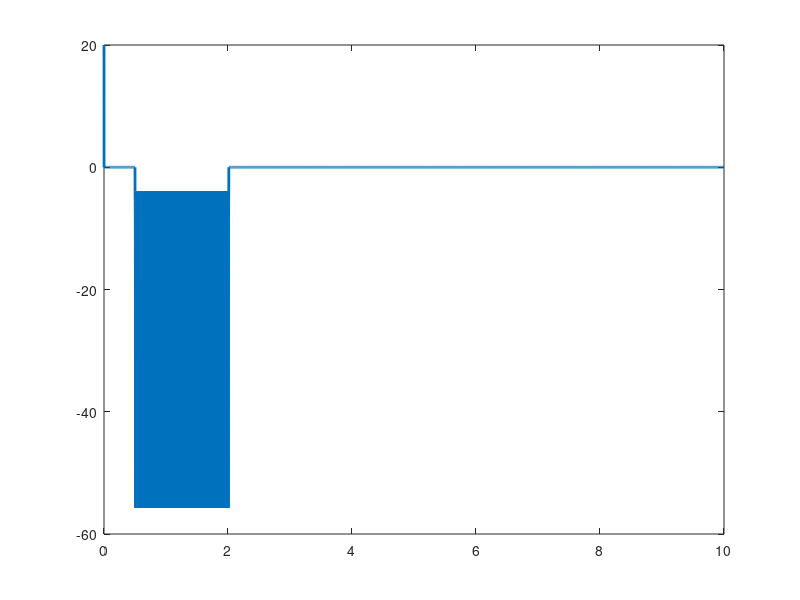

MATLAB code to generate this figure: (Note: this script raises an error after producing the figure.)
clear;
A = textread('Ve_AtNode_OverTime.txt');
time = linspace(0,10,length(A)-1);

figure(1)
clf
for i=1:21
    plot(time,A(2:end,i),'LineWidth',2)
    str{i} = sprintf('%0.0f node',i)
    hold all
end

legend(str)



B = textread('Vm_AtNode_OverTime.txt');
time = linspace(0,10,length(B)-1);

figure(2)
clf
for i=1:20
    %subplot(7,3,i)
    plot(time,B(2:end,i),'LineWidth',2)
    str{i} = sprintf('%0.0f node',i)
    %title(str{i})
    axis([0 10 min(min(B(2:end,:))) max(max(B(2:end,:)))])
    hold all
end

max(B(:))

legend(str)

C = textread('Vm_AtONENode_OverALLTime.txt');
mat_size = size(C);
space = linspace(0,mat_size(2)-1,305);


figure(3)
clf
for i=2:mat_size(1)
    subplot(7,3,i-1)
    plot(space,C(i,1:305),'LineWidth',2)
    str{i} = sprintf('t = %0.0f',(i-2)*50);
    title(str{i})
    axis([0 2680 min(min(C(2:end,:))) max(max(C(2:end,:)))])
    hold all
end

%legend(str)